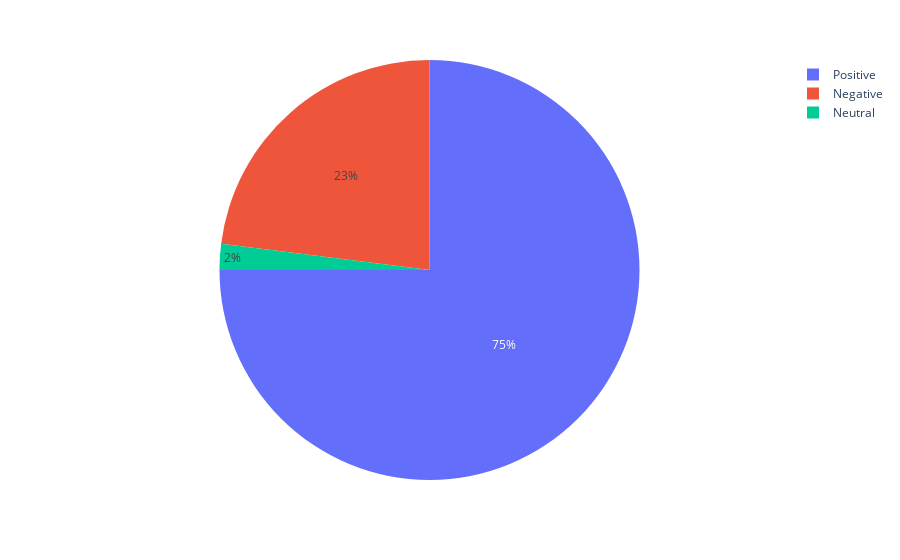

Notebook cell for this chart:
### Code cell
px.pie(df_polarity['sentiment'].value_counts().reset_index(), values='count', names='sentiment')

### Figure 1 — Plotly figure (JSON) as saved in the notebook; plotly's stock layout.template omitted (floating-point values rounded to 4 significant figures)
{"data": [{"domain": {"x": [0, 1], "y": [0, 1]}, "hovertemplate": "sentiment=%{label}<br>count=%{value}<extra></extra>", "labels": ["Positive", "Negative", "Neutral"], "legendgroup": "", "name": "", "showlegend": true, "type": "pie", "values": [225, 69, 6]}], "layout": {"legend": {"tracegroupgap": 0}, "margin": {"t": 60}}}
